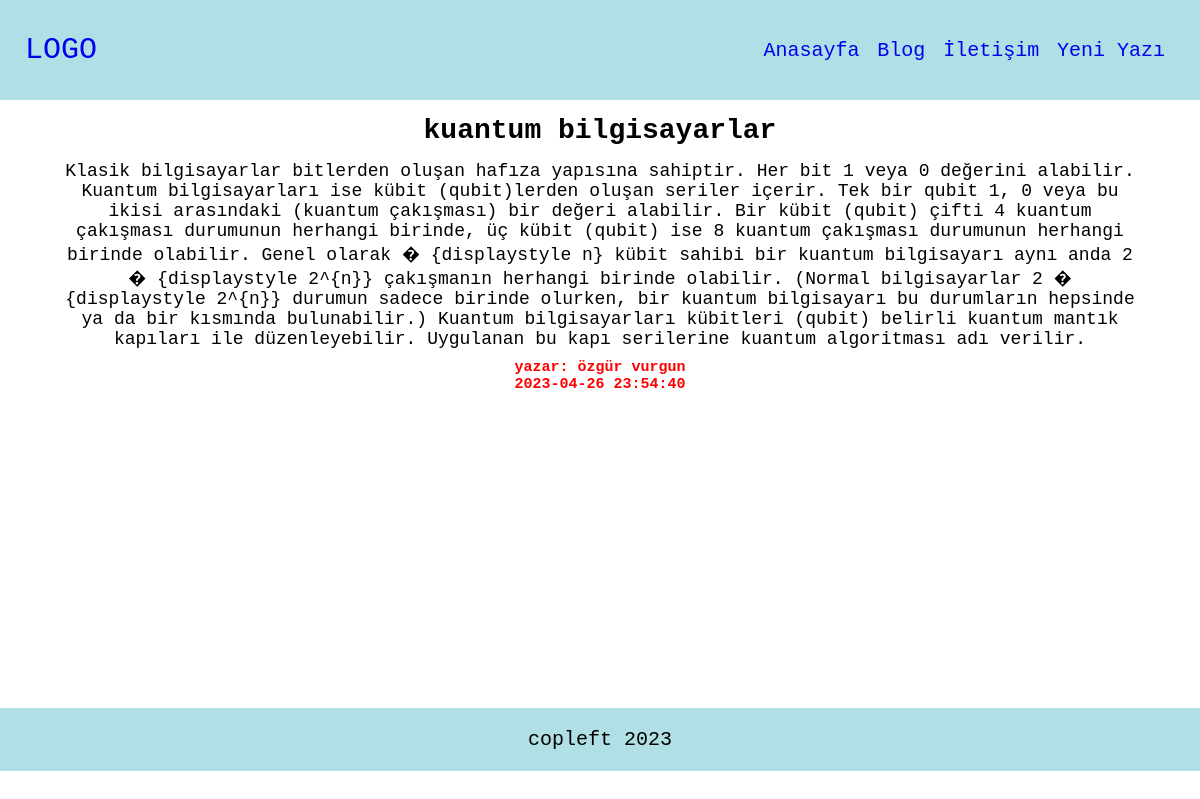
Screenshot of /?url=blog/read-more&id=29 with the database file from the repository.
### tables this page shows
CREATE TABLE `basic_mvc` (
  `id` int(11) NOT NULL,
  `writer` varchar(100) NOT NULL,
  `subj` varchar(400) NOT NULL,
  `content` varchar(10000) NOT NULL,
  `date` timestamp NOT NULL DEFAULT current_timestamp() ON UPDATE current_timestamp()
);

### view/view.php (called while the page is built)
<?php
function viewPage($src, $values)
{
    require_once './view/public/header-footer/header.php';
    ($src == '404.php') ? require_once './view/public/' . $src : require_once './view/custom/' . $src;
    require_once './view/public/header-footer/footer.php';
}

### controller/blog.php (called while the page is built, shortened)
<?php
function readMore()
{
    $id = $_GET['id'];
    $blogData = getReadMore($id);
    viewPage(
        'readmore.php',
        [
            'title' => 'devamını oku...',
            'active' => '',
            'blog-content' => $blogData
        ]
    );
}

### controller/controller.php (called while the page is built, shortened)
<?php
require_once './view/view.php';
function controller($src, $function)
{
    $function();
}

### model/db.php (called while the page is built, shortened)
<?php
$host = 'localhost';
$db_name = 'mvc';
$user = 'root';
$password = '';
try {
    $db = new PDO(
        "mysql:host=$host;dbname=$db_name" . ";charset=utf8",
        $user,
        $password
    );
} catch (PDOException $e) {
    echo $e->getMessage();
}
function getReadMore($id)
{
    global $db;
    $result = $db->query("SELECT * FROM basic_mvc WHERE id=$id")->fetchAll(PDO::FETCH_ASSOC);
    return $result;
}

### view/custom/readmore.php (the view)
<?php
$value = $values["blog-content"][0];
?>
<article>
    <h1><?= $value['subj'] ?></h1>
    <p><?= $value['content']; ?></p>
    <h5>yazar: <?= $value['writer'] ?></h5>
    <h5><?= $value['date']; ?></h5>
</article>
<br><br><br><br><br><br><br><br><br><br><br>
<br><br><br><br><br><br><br><br><br>

### view/public/header-footer/header.php (style rules this page uses)
* { margin: 0; padding: 0; box-sizing: border-box; font-family: monospace; text-decoration: none; list-style: none; }
article { margin-top: 15px; margin-bottom: 15px; text-align: center; }
article p { font-size: 18px; padding: 0 60px; margin-bottom: 10px; }
article h1 { margin-top: 10px; margin-bottom: 15px; font-size: 28px; }
article h5 { font-size: 15px; color: red; }

### rows the page displays
basic_mvc: subj "kuantum bilgisayarlar", content "Klasik bilgisayarlar bitlerden oluşan hafıza yapısına sahiptir. Her bit 1 veya 0 değerini alabilir. Kuantum bilgisayarları ise kübit (qubit)lerden oluşan seriler içerir. Tek bir qubit 1, 0 veya bu ikisi arasındaki (kuantum çakışması) bir değeri alabilir. Bir kübit (qubit) çifti 4 kuantum çakışması durumunun herhangi birinde, üç kübit (qubit) ise 8 kuantum çakışması durumunun herhangi birinde olabilir. Genel olarak � {displaystyle n} kübit sahibi bir kuantum bilgisayarı aynı anda 2 � {displaystyle 2^{n}} çakışmanın herhangi birinde olabilir. (Normal bilgisayarlar 2 � {displaystyle 2^{n}} durumun sadece birinde olurken, bir kuantum bilgisayarı bu durumların hepsinde ya da bir kısmında…", writer "özgür vurgun", date "2023-04-26 23:54:40"
